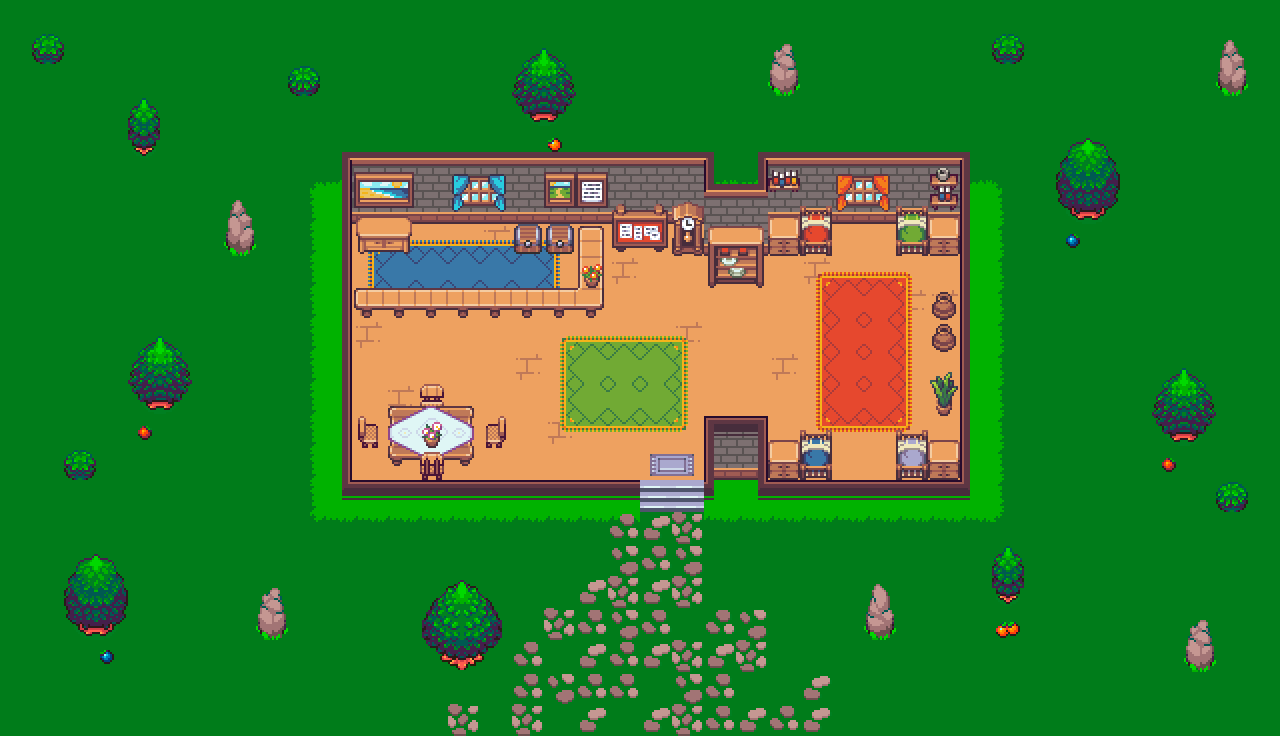

This is a level from a 2D game, rendered from its Tiled map with the project's own tilesets. A one-line summary and the map file follow, with tile-layer data summarised:
An orthogonal 40x23 tile map with 32x32 px tiles, 5 tile layers (Fondo, Bordes, Muebles, Extra, ...), 1 hidden layer not drawn, 3 tilesets.

<map version="1.4" tiledversion="1.4.3" orientation="orthogonal" renderorder="right-down" width="40" height="23" tilewidth="32" tileheight="32" infinite="0" nextlayerid="7" nextobjectid="1">
 <properties>
  <property name="draw" type="bool" value="false" />
 </properties>
 <tileset firstgid="1" name="map_tileset" tilewidth="32" tileheight="32" tilecount="768" columns="48">
  <image source="map_tileset.png" width="1536" height="512" />
 </tileset>
 <tileset firstgid="769" name="interior_tileset" tilewidth="32" tileheight="32" tilecount="768" columns="48">
  <image source="interior_tileset.png" width="1536" height="512" />
 </tileset>
 <tileset firstgid="1537" name="hitboxes" tilewidth="32" tileheight="32" tilecount="20" columns="20">
  <image source="hitboxes.png" width="640" height="32" />
 </tileset>
 <layer id="1" name="Fondo" width="40" height="23">
  <data>[920 cells, 918 non-empty, 17 distinct tile ids]</data>
 </layer>
 <layer id="3" name="Bordes" width="40" height="23">
  <data>[920 cells, 90 non-empty, 24 distinct tile ids]</data>
 </layer>
 <layer id="2" name="Muebles" width="40" height="23">
  <data>[920 cells, 203 non-empty, 97 distinct tile ids]</data>
 </layer>
 <layer id="4" name="Extra" width="40" height="23">
  <data>[920 cells, 36 non-empty, 27 distinct tile ids]</data>
 </layer>
 <layer id="5" name="Extra2" width="40" height="23">
  <data>[920 cells, 19 non-empty, 19 distinct tile ids]</data>
 </layer>
 <layer id="6" name="Hitboxes" width="40" height="23" visible="0">
  <properties>
   <property name="draw" type="bool" value="false" />
  </properties>
  <data>[920 cells, 920 non-empty, 3 distinct tile ids]</data>
 </layer>
</map>
